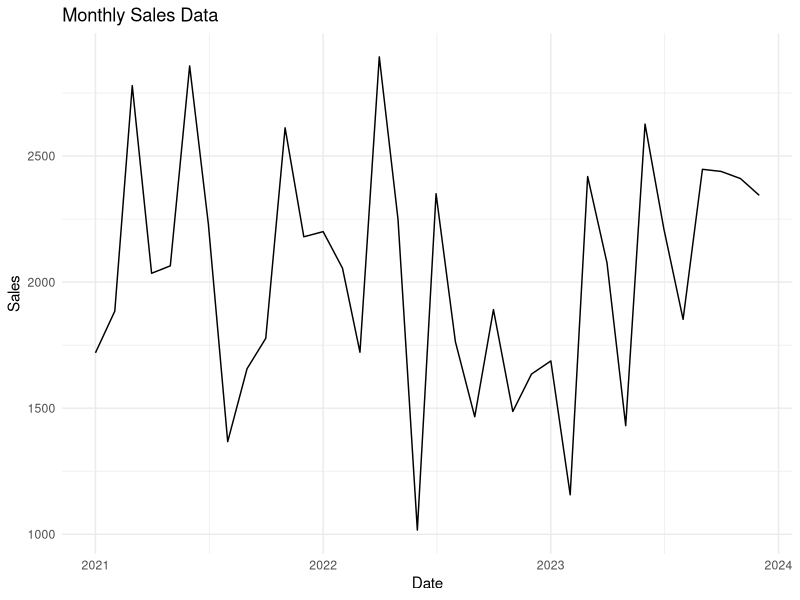
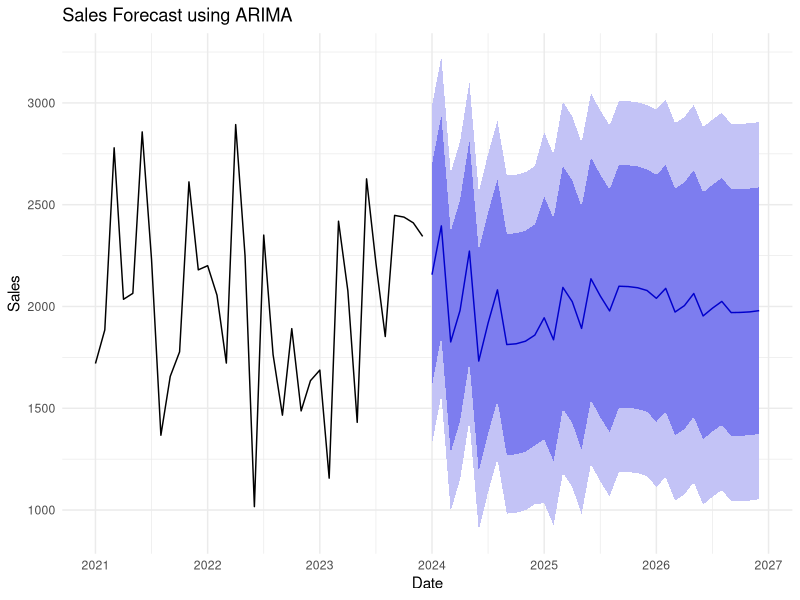
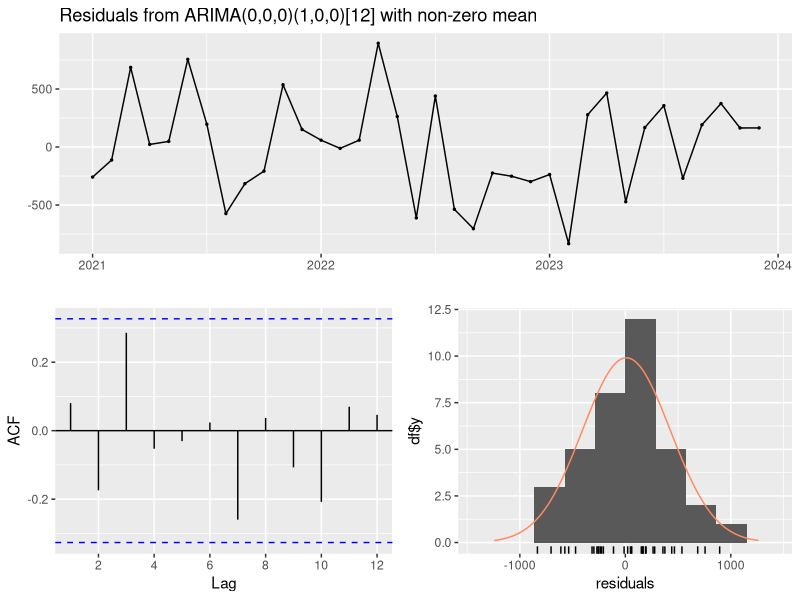

These figures' R source, in order:
#install.packages("forecast)
library(forecast)
library(ggplot2)

set.seed(123)
n_months <- 36

time <- seq(from = as.Date("2021-01-01"), by = "month", length.out= n_months)
sales <- ts(rnorm(n_months, mean = 2000, sd = 500), frequency = 12, start = c(2021, 1))

sales_data <- data.frame(Date = time, Sales = as.numeric(sales))
head(sales_data)

ggplot(sales_data, aes(x=Date, y=Sales))+
  geom_line()+
  labs(title = "Monthly Sales Data", x = "Date", y="Sales")+
  theme_minimal()

#fit the ARIMA model
fit <- auto.arima(sales)

summary(fit)

#Forecasting future sales

forecast_period <- 36
sales_forecast <- forecast(fit, h = forecast_period)

print(sales_forecast)

autoplot(sales_forecast)+
  ggtitle("Sales Forecast using ARIMA") +
  xlab("Date")+
  ylab("Sales")+
  theme_minimal()

#Plot residuals
checkresiduals(fit)

accuracy(fit)

